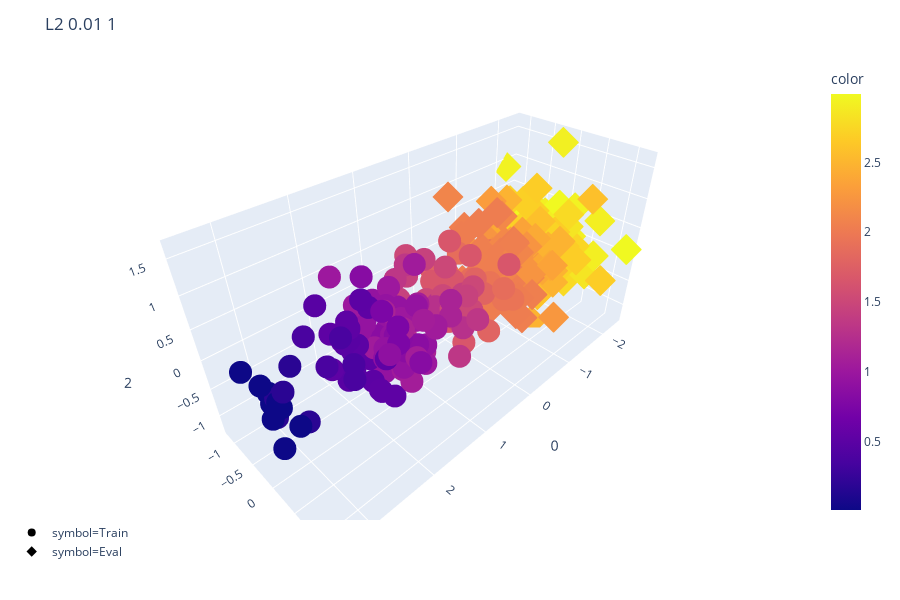
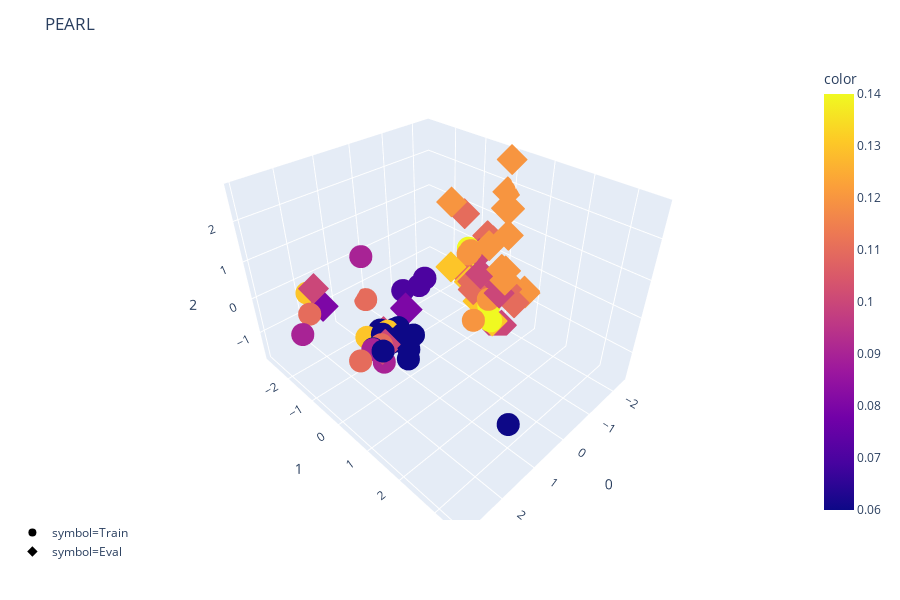
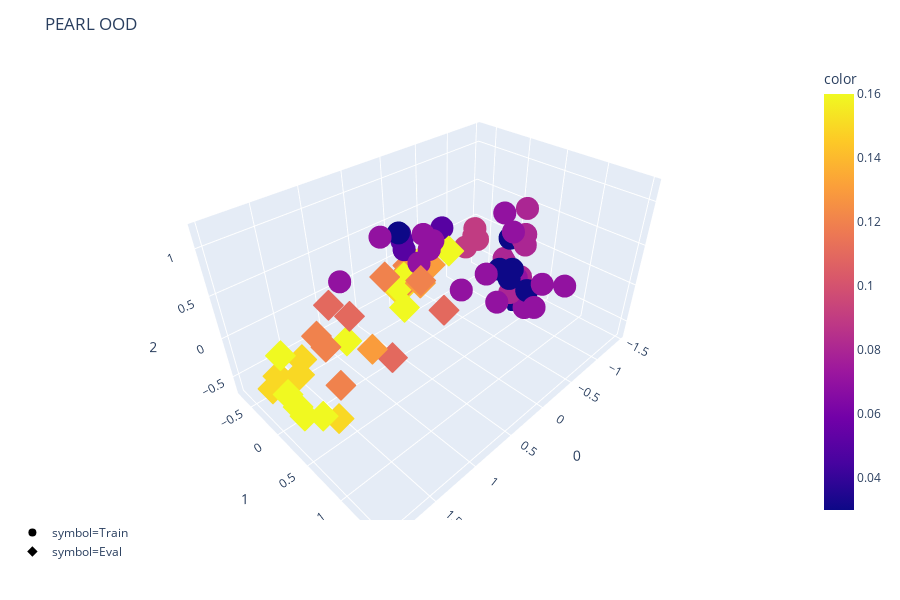
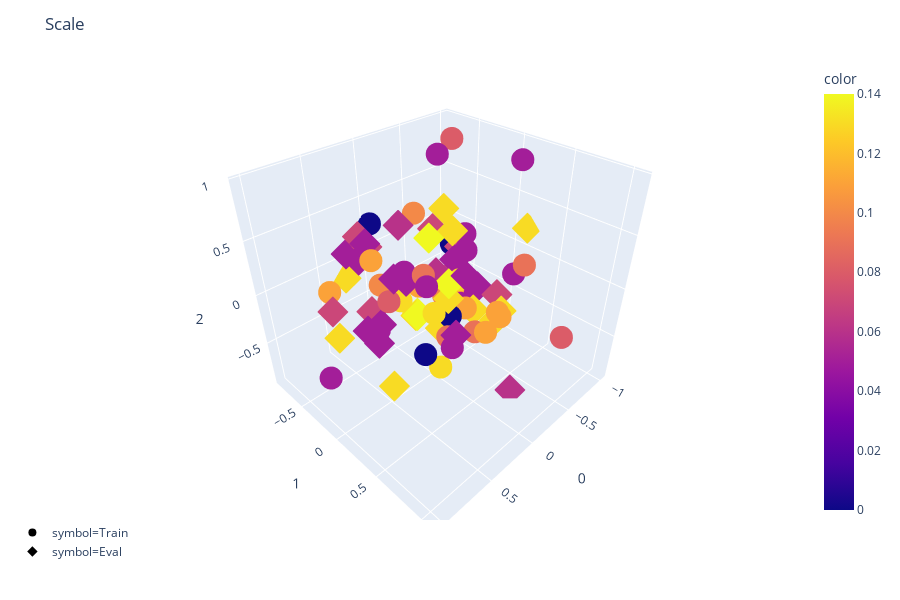

Here is the notebook cell these charts were saved with, in order:
### Code cell
for experiment_index, experiment_name, task_param, adapt_index in results:
    path = os.path.join(experiments[experiment_index], adapt_index)
    embeddings_df = pd.read_csv(os.path.join(path, 'default/tensors.tsv'), sep='\t', header=None)
    labels_df = pd.read_csv(os.path.join(path, 'default/metadata.tsv'), sep='\t', header=None)

    plott(embeddings_df, labels_df, title=experiment_name, task_param=task_param, show_labels=False)
